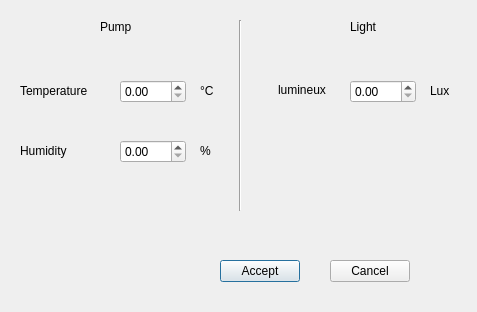
<?xml version="1.0" encoding="UTF-8"?>
<ui version="4.0">
 <class>configThreshold</class>
 <widget class="QDialog" name="configThreshold">
  <property name="geometry">
   <rect>
    <x>0</x>
    <y>0</y>
    <width>477</width>
    <height>312</height>
   </rect>
  </property>
  <property name="windowTitle">
   <string>Dialog</string>
  </property>
  <widget class="Line" name="line">
   <property name="geometry">
    <rect>
     <x>230</x>
     <y>20</y>
     <width>20</width>
     <height>191</height>
    </rect>
   </property>
   <property name="orientation">
    <enum>Qt::Vertical</enum>
   </property>
  </widget>
  <widget class="QLabel" name="label">
   <property name="geometry">
    <rect>
     <x>100</x>
     <y>20</y>
     <width>59</width>
     <height>14</height>
    </rect>
   </property>
   <property name="text">
    <string>Pump</string>
   </property>
  </widget>
  <widget class="QLabel" name="label_2">
   <property name="geometry">
    <rect>
     <x>350</x>
     <y>20</y>
     <width>59</width>
     <height>14</height>
    </rect>
   </property>
   <property name="text">
    <string>Light</string>
   </property>
  </widget>
  <widget class="QDoubleSpinBox" name="dsb_Temp">
   <property name="geometry">
    <rect>
     <x>120</x>
     <y>80</y>
     <width>66</width>
     <height>23</height>
    </rect>
   </property>
  </widget>
  <widget class="QDoubleSpinBox" name="dsb_Humi">
   <property name="geometry">
    <rect>
     <x>120</x>
     <y>140</y>
     <width>66</width>
     <height>23</height>
    </rect>
   </property>
  </widget>
  <widget class="QDoubleSpinBox" name="dsb_Light">
   <property name="geometry">
    <rect>
     <x>350</x>
     <y>80</y>
     <width>66</width>
     <height>23</height>
    </rect>
   </property>
  </widget>
  <widget class="QLabel" name="label_3">
   <property name="geometry">
    <rect>
     <x>20</x>
     <y>80</y>
     <width>91</width>
     <height>21</height>
    </rect>
   </property>
   <property name="text">
    <string>Temperature</string>
   </property>
  </widget>
  <widget class="QLabel" name="label_4">
   <property name="geometry">
    <rect>
     <x>20</x>
     <y>140</y>
     <width>61</width>
     <height>21</height>
    </rect>
   </property>
   <property name="text">
    <string>Humidity</string>
   </property>
  </widget>
  <widget class="QLabel" name="label_5">
   <property name="geometry">
    <rect>
     <x>278</x>
     <y>79</y>
     <width>71</width>
     <height>21</height>
    </rect>
   </property>
   <property name="text">
    <string>lumineux</string>
   </property>
  </widget>
  <widget class="QLabel" name="label_6">
   <property name="geometry">
    <rect>
     <x>200</x>
     <y>80</y>
     <width>31</width>
     <height>21</height>
    </rect>
   </property>
   <property name="text">
    <string>°C</string>
   </property>
  </widget>
  <widget class="QLabel" name="label_7">
   <property name="geometry">
    <rect>
     <x>200</x>
     <y>140</y>
     <width>21</width>
     <height>21</height>
    </rect>
   </property>
   <property name="text">
    <string>%</string>
   </property>
  </widget>
  <widget class="QLabel" name="label_8">
   <property name="geometry">
    <rect>
     <x>430</x>
     <y>80</y>
     <width>31</width>
     <height>21</height>
    </rect>
   </property>
   <property name="text">
    <string>Lux</string>
   </property>
  </widget>
  <widget class="QPushButton" name="btn_accept">
   <property name="geometry">
    <rect>
     <x>220</x>
     <y>260</y>
     <width>80</width>
     <height>22</height>
    </rect>
   </property>
   <property name="text">
    <string>Accept</string>
   </property>
  </widget>
  <widget class="QPushButton" name="pushButton_2">
   <property name="geometry">
    <rect>
     <x>330</x>
     <y>260</y>
     <width>80</width>
     <height>22</height>
    </rect>
   </property>
   <property name="text">
    <string>Cancel</string>
   </property>
  </widget>
 </widget>
 <resources/>
 <connections/>
</ui>
